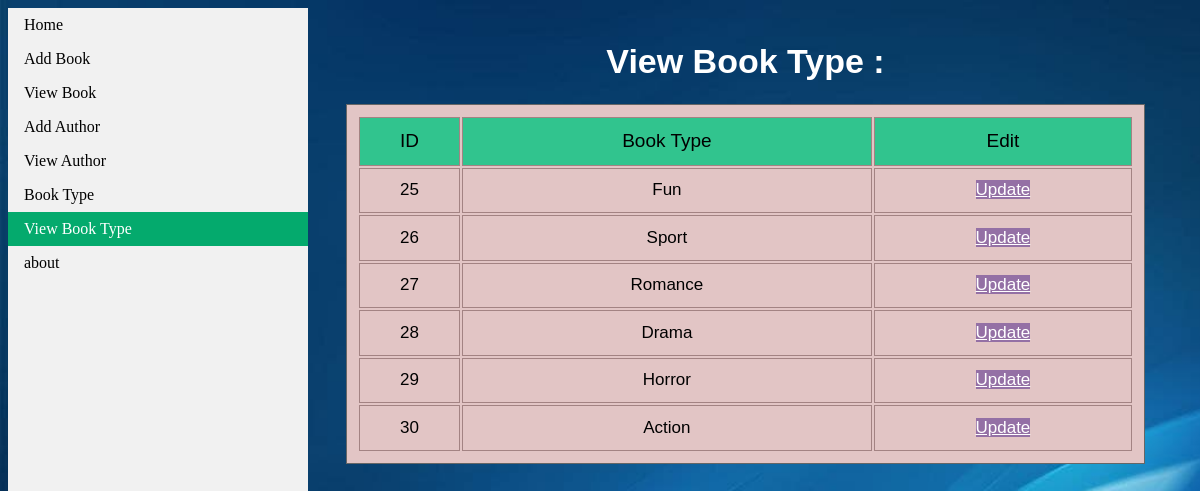
/view_book_type.php, run on the app's committed database.
### tables this page shows
CREATE TABLE `book_type` (
  `id` int(11) NOT NULL,
  `book_type` varchar(100) NOT NULL
);

### view_book_type.php (the view, shortened to what this page needs)
<?php
include_once 'connect.php';
$result = mysqli_query($link, "SELECT * FROM book_type");
?>
<!DOCTYPE html>
<html>
<head>
  <link rel="stylesheet" href="./css/style.css">
</head>
<body>
  <form action="" method="post">
    <ul>
      <li><a href="home.php">Home</a></li>
      <li><a href="add_book.php">Add Book</a></li>
      <li><a href="view_book.php">View Book</a></li>
      <li><a href="add_author.php">Add Author</a></li>
      <li><a href="view_author.php">View Author</a></li>
      <li><a href="book_type.php">Book Type</a></li>
      <li><a class="active" href="view_book_type.php">View Book Type</a></li>
      <li><a href="#about">about</a></li>
    </ul>
    <?php
    if (mysqli_num_rows($result) > 0) {
    ?>
      <div style="margin-left:25%;padding:1px 16px;height:100vh;">
      <div class="center-table">
      <h1>View Book Type : </h1>
        <table class="th-view">
          <tr class="tr-one">
            <td>ID</td>
            <td>Book Type</td>
            <td>Edit</td>
          </tr>
          <?php
          while ($row = mysqli_fetch_array($result)) {
          ?>
            <tr>
              <td><?php echo $row["id"]; ?></td>
              <td><?php echo $row["book_type"]; ?></td>
              <td><a href="edit_book_type.php?id=<?php echo $row["id"]; ?>" style="color: white; background-color:#9470a5" >Update</a></td>
            </tr>
          <?php
          }
          ?>
        </table>
        </div>
      <?php
    } else {
      echo "No result found";
    }
      ?>
      </div>
</body>
</html>

### css/style.css (style rules this page uses)
div { color: white; border: 20px; border-width: 20px; margin: 5px; font: 17px sans-serif; padding-top: 5px; }
body { overflow: hidden; }
ul { list-style-type: none; margin: 0; padding: 0; width: 25%; background-color: #f1f1f1; position: fixed; height: 100%; overflow: auto; }
li a { display: block; color: #000; padding: 8px 16px; text-decoration: none; }
li a.active { background-color: #04AA6D; color: white; }
.th-view { width: 95%; height: 45%; background-color: #e2c5c5; color: rgb(0, 0, 0); border: 1px solid #666; padding: 10px; text-align: center; }
td { border: 1px solid rgb(163, 131, 131); }
.tr-one { background-color: #31c48e; font-size: 19px; }
.center-table { display: flex; height: 100vh; align-items: center; flex-direction: column; }

### view_book_type.php (style rules this page uses)
body { background-image: url(./img/logo.jpg); background-repeat: no-repeat; background-size: cover; color: #EFDFDF; }

### data on the page
book_type: id "25", book_type "Fun"
book_type: id "26", book_type "Sport"
book_type: id "27", book_type "Romance"
book_type: id "28", book_type "Drama"
book_type: id "29", book_type "Horror"
book_type: id "30", book_type "Action"
